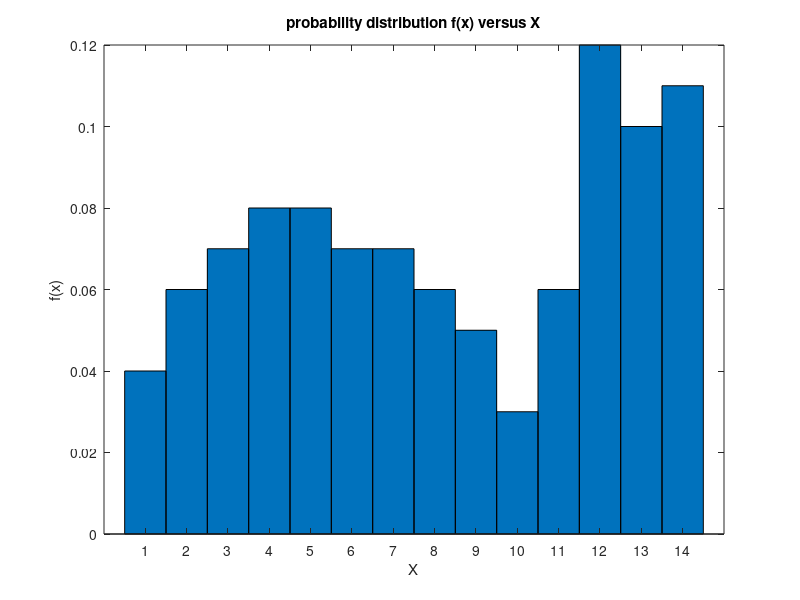

The MATLAB script that drew this image:
x=1:1:14;
y=[0.04,0.06,0.07,0.08,0.08,0.07,0.07,0.06,0.05,0.03,0.06,0.12,0.10,0.11];
bar(x,y,1)
xlim([0,15])
set(gca,'xtick',x)
title('probability distribution f(x) versus X')
xlabel('X')
ylabel('f(x)')

